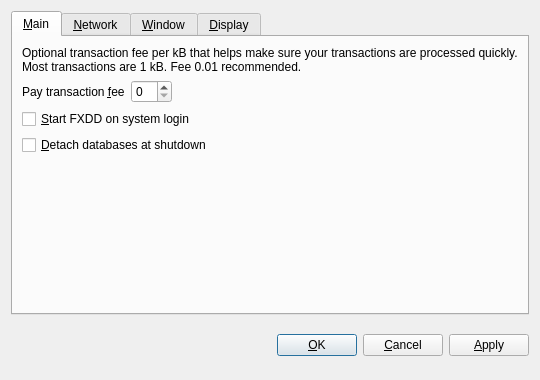
<?xml version="1.0" encoding="UTF-8"?>
<ui version="4.0">
 <class>OptionsDialog</class>
 <widget class="QDialog" name="OptionsDialog">
  <property name="geometry">
   <rect>
    <x>0</x>
    <y>0</y>
    <width>540</width>
    <height>380</height>
   </rect>
  </property>
  <property name="windowTitle">
   <string>Options</string>
  </property>
  <property name="modal">
   <bool>true</bool>
  </property>
  <layout class="QVBoxLayout" name="verticalLayout">
   <item>
    <widget class="QTabWidget" name="tabWidget">
     <property name="tabPosition">
      <enum>QTabWidget::North</enum>
     </property>
     <property name="currentIndex">
      <number>0</number>
     </property>
     <widget class="QWidget" name="tabMain">
      <attribute name="title">
       <string>&amp;Main</string>
      </attribute>
      <layout class="QVBoxLayout" name="verticalLayout_Main">
       <item>
        <widget class="QLabel" name="transactionFeeInfoLabel">
         <property name="text">
          <string>Optional transaction fee per kB that helps make sure your transactions are processed quickly. Most transactions are 1 kB. Fee 0.01 recommended.</string>
         </property>
         <property name="textFormat">
          <enum>Qt::PlainText</enum>
         </property>
         <property name="wordWrap">
          <bool>true</bool>
         </property>
        </widget>
       </item>
       <item>
        <layout class="QHBoxLayout" name="horizontalLayout_Main">
         <item>
          <widget class="QLabel" name="transactionFeeLabel">
           <property name="text">
            <string>Pay transaction &amp;fee</string>
           </property>
           <property name="textFormat">
            <enum>Qt::PlainText</enum>
           </property>
           <property name="buddy">
            <cstring>transactionFee</cstring>
           </property>
          </widget>
         </item>
         <item>
          <widget class="BitcoinAmountField" name="transactionFee"/>
         </item>
         <item>
          <spacer name="horizontalSpacer_Main">
           <property name="orientation">
            <enum>Qt::Horizontal</enum>
           </property>
           <property name="sizeHint" stdset="0">
            <size>
             <width>40</width>
             <height>20</height>
            </size>
           </property>
          </spacer>
         </item>
        </layout>
       </item>
       <item>
        <widget class="QCheckBox" name="bitcoinAtStartup">
         <property name="toolTip">
          <string>Automatically start FXDD after logging in to the system.</string>
         </property>
         <property name="text">
          <string>&amp;Start FXDD on system login</string>
         </property>
        </widget>
       </item>
       <item>
        <widget class="QCheckBox" name="detachDatabases">
         <property name="toolTip">
          <string>Detach block and address databases at shutdown. This means they can be moved to another data directory, but it slows down shutdown. The wallet is always detached.</string>
         </property>
         <property name="text">
          <string>&amp;Detach databases at shutdown</string>
         </property>
        </widget>
       </item>
       <item>
        <spacer name="verticalSpacer_Main">
         <property name="orientation">
          <enum>Qt::Vertical</enum>
         </property>
         <property name="sizeHint" stdset="0">
          <size>
           <width>20</width>
           <height>40</height>
          </size>
         </property>
        </spacer>
       </item>
      </layout>
     </widget>
     <widget class="QWidget" name="tabNetwork">
      <attribute name="title">
       <string>&amp;Network</string>
      </attribute>
      <layout class="QVBoxLayout" name="verticalLayout_Network">
       <item>
        <widget class="QCheckBox" name="mapPortUpnp">
         <property name="toolTip">
          <string>Automatically open the FXDD client port on the router. This only works when your router supports UPnP and it is enabled.</string>
         </property>
         <property name="text">
          <string>Map port using &amp;UPnP</string>
         </property>
        </widget>
       </item>
       <item>
        <widget class="QCheckBox" name="connectSocks">
         <property name="toolTip">
          <string>Connect to the FXDD network through a SOCKS proxy (e.g. when connecting through Tor).</string>
         </property>
         <property name="text">
          <string>&amp;Connect through SOCKS proxy:</string>
         </property>
        </widget>
       </item>
       <item>
        <layout class="QHBoxLayout" name="horizontalLayout_Network">
         <item>
          <widget class="QLabel" name="proxyIpLabel">
           <property name="text">
            <string>Proxy &amp;IP:</string>
           </property>
           <property name="textFormat">
            <enum>Qt::PlainText</enum>
           </property>
           <property name="buddy">
            <cstring>proxyIp</cstring>
           </property>
          </widget>
         </item>
         <item>
          <widget class="QValidatedLineEdit" name="proxyIp">
           <property name="maximumSize">
            <size>
             <width>140</width>
             <height>16777215</height>
            </size>
           </property>
           <property name="toolTip">
            <string>IP address of the proxy (e.g. 127.0.0.1)</string>
           </property>
          </widget>
         </item>
         <item>
          <widget class="QLabel" name="proxyPortLabel">
           <property name="text">
            <string>&amp;Port:</string>
           </property>
           <property name="textFormat">
            <enum>Qt::PlainText</enum>
           </property>
           <property name="buddy">
            <cstring>proxyPort</cstring>
           </property>
          </widget>
         </item>
         <item>
          <widget class="QLineEdit" name="proxyPort">
           <property name="maximumSize">
            <size>
             <width>55</width>
             <height>16777215</height>
            </size>
           </property>
           <property name="toolTip">
            <string>Port of the proxy (e.g. 9050)</string>
           </property>
          </widget>
         </item>
         <item>
          <widget class="QLabel" name="socksVersionLabel">
           <property name="text">
            <string>SOCKS &amp;Version:</string>
           </property>
           <property name="textFormat">
            <enum>Qt::PlainText</enum>
           </property>
           <property name="buddy">
            <cstring>socksVersion</cstring>
           </property>
          </widget>
         </item>
         <item>
          <widget class="QValueComboBox" name="socksVersion">
           <property name="toolTip">
            <string>SOCKS version of the proxy (e.g. 5)</string>
           </property>
          </widget>
         </item>
         <item>
          <spacer name="horizontalSpacer_Network">
           <property name="orientation">
            <enum>Qt::Horizontal</enum>
           </property>
           <property name="sizeHint" stdset="0">
            <size>
             <width>40</width>
             <height>20</height>
            </size>
           </property>
          </spacer>
         </item>
        </layout>
       </item>
       <item>
        <spacer name="verticalSpacer_Network">
         <property name="orientation">
          <enum>Qt::Vertical</enum>
         </property>
         <property name="sizeHint" stdset="0">
          <size>
           <width>20</width>
           <height>40</height>
          </size>
         </property>
        </spacer>
       </item>
      </layout>
     </widget>
     <widget class="QWidget" name="tabWindow">
      <attribute name="title">
       <string>&amp;Window</string>
      </attribute>
      <layout class="QVBoxLayout" name="verticalLayout_Window">
       <item>
        <widget class="QCheckBox" name="minimizeToTray">
         <property name="toolTip">
          <string>Show only a tray icon after minimizing the window.</string>
         </property>
         <property name="text">
          <string>&amp;Minimize to the tray instead of the taskbar</string>
         </property>
        </widget>
       </item>
       <item>
        <widget class="QCheckBox" name="minimizeOnClose">
         <property name="toolTip">
          <string>Minimize instead of exit the application when the window is closed. When this option is enabled, the application will be closed only after selecting Quit in the menu.</string>
         </property>
         <property name="text">
          <string>M&amp;inimize on close</string>
         </property>
        </widget>
       </item>
       <item>
        <spacer name="verticalSpacer_Window">
         <property name="orientation">
          <enum>Qt::Vertical</enum>
         </property>
         <property name="sizeHint" stdset="0">
          <size>
           <width>20</width>
           <height>40</height>
          </size>
         </property>
        </spacer>
       </item>
      </layout>
     </widget>
     <widget class="QWidget" name="tabDisplay">
      <attribute name="title">
       <string>&amp;Display</string>
      </attribute>
      <layout class="QVBoxLayout" name="verticalLayout_Display">
       <item>
        <layout class="QHBoxLayout" name="horizontalLayout_1_Display">
         <item>
          <widget class="QLabel" name="langLabel">
           <property name="text">
            <string>User Interface &amp;language:</string>
           </property>
           <property name="textFormat">
            <enum>Qt::PlainText</enum>
           </property>
           <property name="buddy">
            <cstring>lang</cstring>
           </property>
          </widget>
         </item>
         <item>
          <widget class="QValueComboBox" name="lang">
           <property name="toolTip">
            <string>The user interface language can be set here. This setting will take effect after restarting FXDD.</string>
           </property>
          </widget>
         </item>
        </layout>
       </item>
       <item>
        <layout class="QHBoxLayout" name="horizontalLayout_2_Display">
         <item>
          <widget class="QLabel" name="unitLabel">
           <property name="text">
            <string>&amp;Unit to show amounts in:</string>
           </property>
           <property name="textFormat">
            <enum>Qt::PlainText</enum>
           </property>
           <property name="buddy">
            <cstring>unit</cstring>
           </property>
          </widget>
         </item>
         <item>
          <widget class="QValueComboBox" name="unit">
           <property name="toolTip">
            <string>Choose the default subdivision unit to show in the interface and when sending coins.</string>
           </property>
          </widget>
         </item>
        </layout>
       </item>
       <item>
        <widget class="QCheckBox" name="displayAddresses">
         <property name="toolTip">
          <string>Whether to show FXDD addresses in the transaction list or not.</string>
         </property>
         <property name="text">
          <string>&amp;Display addresses in transaction list</string>
         </property>
        </widget>
       </item>
       <item>
        <spacer name="verticalSpacer_Display">
         <property name="orientation">
          <enum>Qt::Vertical</enum>
         </property>
         <property name="sizeHint" stdset="0">
          <size>
           <width>20</width>
           <height>40</height>
          </size>
         </property>
        </spacer>
       </item>
      </layout>
     </widget>
    </widget>
   </item>
   <item>
    <layout class="QHBoxLayout" name="horizontalLayout_Buttons">
     <item>
      <spacer name="horizontalSpacer_1">
       <property name="orientation">
        <enum>Qt::Horizontal</enum>
       </property>
       <property name="sizeHint" stdset="0">
        <size>
         <width>40</width>
         <height>48</height>
        </size>
       </property>
      </spacer>
     </item>
     <item>
      <widget class="QLabel" name="statusLabel">
       <property name="font">
        <font>
         <weight>75</weight>
         <bold>true</bold>
        </font>
       </property>
       <property name="text">
        <string/>
       </property>
       <property name="textFormat">
        <enum>Qt::PlainText</enum>
       </property>
       <property name="wordWrap">
        <bool>true</bool>
       </property>
      </widget>
     </item>
     <item>
      <spacer name="horizontalSpacer_2">
       <property name="orientation">
        <enum>Qt::Horizontal</enum>
       </property>
       <property name="sizeHint" stdset="0">
        <size>
         <width>40</width>
         <height>48</height>
        </size>
       </property>
      </spacer>
     </item>
     <item>
      <widget class="QPushButton" name="okButton">
       <property name="text">
        <string>&amp;OK</string>
       </property>
      </widget>
     </item>
     <item>
      <widget class="QPushButton" name="cancelButton">
       <property name="text">
        <string>&amp;Cancel</string>
       </property>
       <property name="autoDefault">
        <bool>false</bool>
       </property>
      </widget>
     </item>
     <item>
      <widget class="QPushButton" name="applyButton">
       <property name="text">
        <string>&amp;Apply</string>
       </property>
       <property name="autoDefault">
        <bool>false</bool>
       </property>
      </widget>
     </item>
    </layout>
   </item>
  </layout>
 </widget>
 <customwidgets>
  <customwidget>
   <class>BitcoinAmountField</class>
   <extends>QSpinBox</extends>
   <header>bitcoinamountfield.h</header>
  </customwidget>
  <customwidget>
   <class>QValueComboBox</class>
   <extends>QComboBox</extends>
   <header>qvaluecombobox.h</header>
  </customwidget>
  <customwidget>
   <class>QValidatedLineEdit</class>
   <extends>QLineEdit</extends>
   <header>qvalidatedlineedit.h</header>
  </customwidget>
 </customwidgets>
 <resources/>
 <connections/>
</ui>
